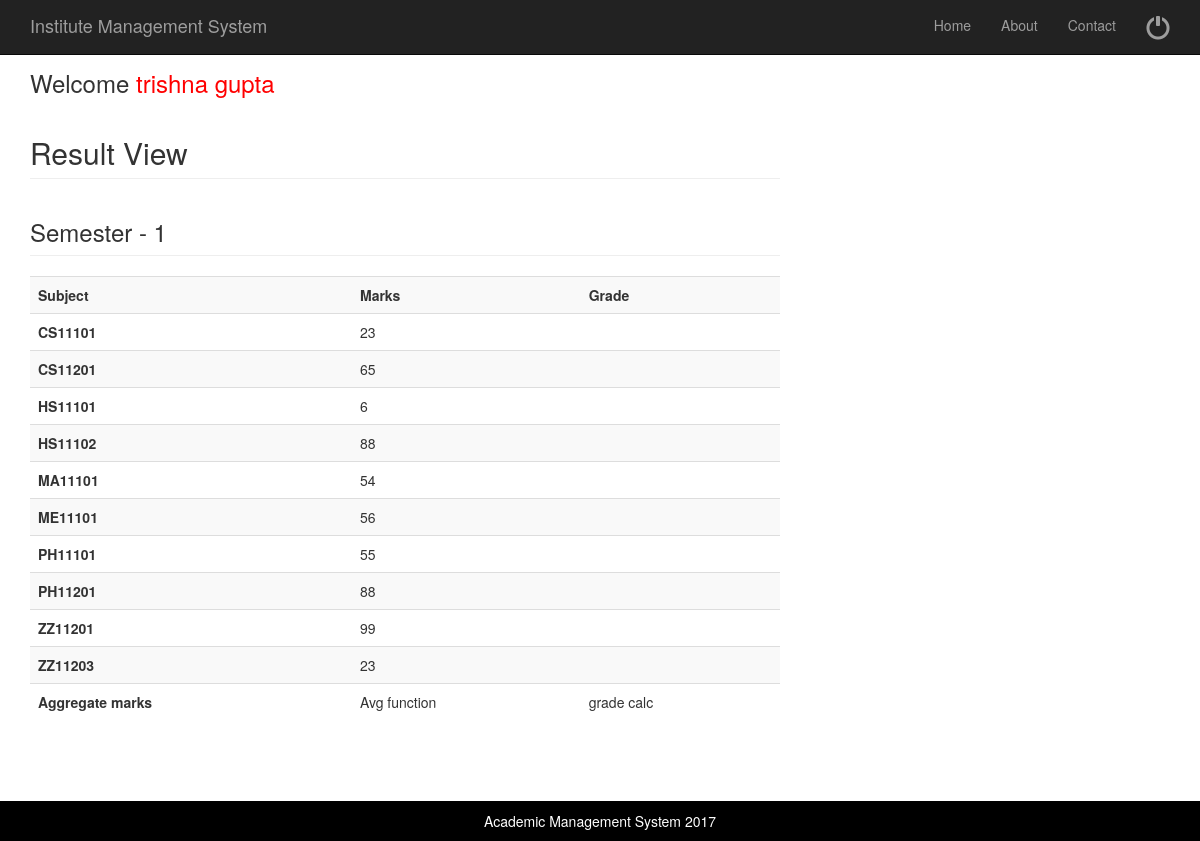
The app's page /viewresult.php (signed in) with its own data.
### tables this page shows
CREATE TABLE IF NOT EXISTS `result` (
`RsID` int(11) NOT NULL,
  `RegID` int(11) NOT NULL,
  `SemId` int(11) NOT NULL,
  `SubCode` varchar(50) NOT NULL,
  `Marks` int(11) NOT NULL
);

### viewresult.php (the view, shortened to what this page needs)
<?php
$userfname = $_SESSION[ "fname" ];
$userlname = $_SESSION[ "lname" ];
?>
<?php include('studenthead.php'); ?>
<div class="container">
	<div class="row">
		<div class="col-md-8">
			<h3> Welcome <a href="welcomestudent.php" <?php echo "<span style='color:red'>".$userfname." ".$userlname."</span>";?> </a></h3>
			<?php
$regid=$_SESSION[ "regid" ];
?>
<h2 class='page-header'>Result View</h2>
<?php
$Sem = 1;
while($Sem <= 8){
	$sql="SELECT * FROM result WHERE RegId='$regid' and SemId='$Sem'";
	$rs=mysql_query($sql);
	if(mysql_num_rows($rs)){
	echo "<h3 class='page-header'>Semester - ".$Sem."</h3>
		<table class='table table-striped' style='width:100%'>
		<tr>
		<th>Subject</th>
		<th>Marks</th>
		<th>Grade</th>
		</tr>";
	while($row=mysql_fetch_array($rs))
	{
		echo "<tr><th>".$row['SubCode']."</th><td>".$row['Marks']."</td><td></td></tr>";
	}
	echo "<tr><th>Aggregate marks</th><td>Avg function</td><td>grade calc</td></tr>
		</table>
		</div>
			</div>";
	}
	$Sem = $Sem + 1;
}
?>
	<?php include('allfoot.php'); ?>

### css/modern-business.css (style rules this page uses)
html, body { height: 100%; }
body { padding-top: 50px; }

### records on screen
result: SubCode "CS11101", Marks "23"
result: SubCode "CS11201", Marks "65"
result: SubCode "HS11101", Marks "6"
result: SubCode "HS11102", Marks "88"
result: SubCode "MA11101", Marks "54"
result: SubCode "ME11101", Marks "56"
result: SubCode "PH11101", Marks "55"
result: SubCode "PH11201", Marks "88"
result: SubCode "ZZ11201", Marks "99"
result: SubCode "ZZ11203", Marks "23"

### other values on screen
$userfname "trishna"
$userlname "gupta"
